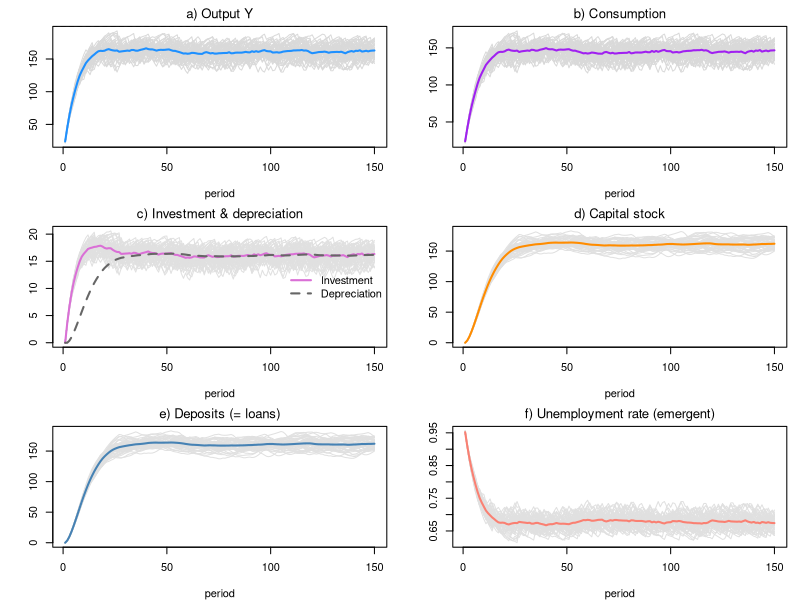

Write R code to recreate this figure.
# *************************************************************************
#  Model BMW + agent-based microfoundation (ABM-BMW)
#  Source: Godley & Lavoie ch.7 (BMW), extended with a "job-lottery"
#  Author: Marco Veronese Passarella
#  Last change: 04/07/2026
# *************************************************************************
#  Description: A tiny "agent-based" version of the textbook BMW model:
#  several households, each with its own bank money (deposits) and its own
#  spending choice, added up to get the economy-wide totals
# *************************************************************************
#  Conventions: upper-case = MACRO total; lower-case = MICRO (one household)
# *************************************************************************
#  Story:
#    - each household decides how much it wants to spend (its OWN alpha1);
#    - the economy needs 1/pr workers for each unit people want to buy;
#    - a random job lottery fills those jobs (some stay unfilled = friction);
#    - whoever works makes pr goods; the wage bill left after interest and
#      depreciation, WB = Y - r_l*L(-1) - DA, is split equally among the
#      employed (so the per-worker wage is WB/Nemp);
#    - goods are sold first-come-first-served until they run out;
#    - taxes are paid.
#  One single random shuffle of households per period decides BOTH who gets a
#  job AND who reaches the shop first.
# *************************************************************************
#  Note on heterogeneity: each household now has its own fixed propensity to
#  consume out of income (alpha1 is a vector, drawn once). Because households
#  differ, aggregate demand depends on which of them earn income, so the random
#  order matters for the macro totals too. The effect is smaller than that of
#  the job-lottery noise.
# *************************************************************************
#  BMW-specific wrinkle: when hiring falls short, output < demand, so INVESTMENT
#  (served first) as well as consumption gets constrained -- and because the
#  investment accelerator feeds on output, the friction's recessionary bias is
#  AMPLIFIED (lower output -> lower target capital -> lower investment -> ...).
# *************************************************************************

# Clear environment
rm(list = ls(all = TRUE))

# Set model parameters ####
nPeriods   <- 150          # Periods
N          <- 500          # Households (workforce; > employment ever needed)
MC         <- 50           # Monte Carlo repetitions
alpha0     <- 25           # Autonomous consumption
alpha1m    <- 0.75         # Mean propensity to consume out of income
alpha1d    <- 0.1          # Spread of alpha1 across households (0 = homogeneous)
alpha2     <- 0.1          # Propensity to consume out of wealth (deposits)
delta      <- 0.1          # Depreciation rate
gamma      <- 0.15         # Speed of adjustment of capital to its target
kappa      <- 1            # Capital-output ratio
pr         <- 1            # Labour productivity
rl_bar     <- 0.04         # Loan rate (= deposit rate)
s          <- 0.1          # Hiring-lottery spread (0 = no friction)

# Heterogeneous, time-invariant propensity to consume (fixed population) ####
set.seed(0)
alpha1 <- runif(N, alpha1m - alpha1d, alpha1m + alpha1d)

# Store macro variables (one column per MC run) ####
store = list(Y  = matrix(0, nPeriods, MC),   # Output / income
             C  = matrix(0, nPeriods, MC),   # Consumption
             I  = matrix(0, nPeriods, MC),   # Investment
             K  = matrix(0, nPeriods, MC),   # Capital
             DA = matrix(0, nPeriods, MC),   # Depreciation
             Mh = matrix(0, nPeriods, MC),   # Deposits held by households
             L  = matrix(0, nPeriods, MC),   # Bank loans
             UR = matrix(0, nPeriods, MC))   # Unemployment rate
sfcGap <- 0
rl <- rl_bar; rm <- rl_bar

# Monte Carlo loop ####
for (mc in 1:MC) {
  
  set.seed(mc)
  m  <- rep(0, N)    # Micro: household deposits
  yd <- rep(0, N)    # Micro: household disposable income (LAST period)
  K <- 0; L <- 0; Ms <- 0; Ylag <- 0   # aggregate stocks (standard BMW)
  
  # Time loop (no inner iteration: agents act in sequence)
  for (i in 1:nPeriods) {
    
    ## FIRMS (aggregate, standard BMW): investment from the accelerator ##
    DA  <- delta * K                               # Depreciation
    Ipl <- max(0, gamma * (kappa * Ylag - K) + DA) # Planned gross investment (>= 0)
    
    ## HOUSEHOLDS plan consumption (own alpha1; last income + deposits) ##
    cd <- pmax(alpha0 / N + alpha1 * yd + alpha2 * m, 0)
    D  <- sum(cd) + Ipl                            # Total demand
    Ln <- D / pr                                   # Labour needed
    
    ## JOB LOTTERY (spread s): employment, hence output ##
    Nemp <- min(floor(Ln * runif(1, 1 - s, 1 + s)), floor(Ln), N)
    Y    <- Nemp * pr
    
    ## RATIONING: investment served first, households first-come-first-served ##
    Is    <- min(Ipl, Y); hPool <- Y - Is
    order <- sample(N)
    cdq   <- cd[order]; ahead <- cumsum(cdq) - cdq
    served<- pmin(cdq, pmax(0, hPool - ahead))
    c     <- rep(0, N); c[order] <- served         # Micro: actual consumption
    
    ## WAGES (residual) + interest, then deposits ##
    WB   <- Y - rl * L - DA                         # Wage bill = residual
    wage <- rep(0, N)
    if (Nemp >= 1) wage[order[1:Nemp]] <- WB / Nemp # Employed = first Nemp in the queue
    yd <- wage + rm * m                             # Disposable income = wage + interest
    m  <- m + yd - c                                # Deposit accumulation
    
    ## FIRMS borrow, BANK creates deposits ##
    Llag <- L
    K  <- K + Is - DA                               # Capital accumulation (realised)
    L  <- L + (Is - DA)                             # New loans cover net investment
    Ms <- Ms + (L - Llag)                           # Deposits from loans
    Mh <- sum(m)
    Ylag <- Y
    
    ## Record ##
    store$Y[i, mc] <- Y;  store$C[i, mc] <- sum(c);  store$I[i, mc] <- Is
    store$K[i, mc] <- K;  store$DA[i, mc] <- DA;     store$Mh[i, mc] <- Mh
    store$L[i, mc] <- L;  store$UR[i, mc] <- (N - Nemp) / N
    sfcGap <- max(sfcGap, abs(Mh - Ms))
  }
}

# Display the results ####
meanY <- rowMeans(store$Y); tail <- (nPeriods - 40):nPeriods
cat(" ******************************")
cat("\n Households =", N, "| MC runs =", MC, "| s =", s)
cat("\n Max |M_h - M_s| =", sfcGap)
cat("\n ******************************")
cat("\n Mean late-sample values: \n Y =", round(mean(meanY[tail]), 2),
    "\n I =", round(mean(rowMeans(store$I)[tail]), 2),
    "\n K =", round(mean(rowMeans(store$K)[tail]), 2),
    "\n M_h =", round(mean(rowMeans(store$Mh)[tail]), 2),
    "\n (frictionless BMW: Y=200, I=20, K=200, M_h=200)")
cat("\n ******************************")

# Plot the results (grey = runs, bold = MC mean) ####
op = par(mfrow = c(3, 2), mar = c(4, 4, 2, 1))
Ystar <- alpha0 / ((1 - alpha1m) * (1 - delta * kappa) - alpha2 * kappa)   # frictionless 200

# a) Output
matplot(store$Y, type = "l", lty = 1, col = "grey85", font.main = 1,
        main = "a) Output Y", xlab = "period", ylab = "")
lines(rowMeans(store$Y), lwd = 2, col = "dodgerblue"); abline(h = Ystar, lty = 2)

# b) Consumption
matplot(store$C, type = "l", lty = 1, col = "grey85", font.main = 1,
        main = "b) Consumption", xlab = "period", ylab = "")
lines(rowMeans(store$C), lwd = 2, col = "purple")

# c) Investment and depreciation
matplot(store$I, type = "l", lty = 1, col = "grey88", font.main = 1,
        main = "c) Investment & depreciation", xlab = "period", ylab = "")
lines(rowMeans(store$I), lwd = 2, col = "orchid")
lines(rowMeans(store$DA), lwd = 2, col = "gray40", lty = 2)
legend("right", c("Investment", "Depreciation"), col = c("orchid", "gray40"),
       lwd = 2, lty = c(1, 2), bty = "n")

# d) Capital stock
matplot(store$K, type = "l", lty = 1, col = "grey88", font.main = 1,
        main = "d) Capital stock", xlab = "period", ylab = "")
lines(rowMeans(store$K), lwd = 2, col = "darkorange")

# e) Deposits and loans (they coincide: M_h = M_s = L)
matplot(store$Mh, type = "l", lty = 1, col = "grey88", font.main = 1,
        main = "e) Deposits (= loans)", xlab = "period", ylab = "")
lines(rowMeans(store$Mh), lwd = 2, col = "steelblue")

# f) Unemployment rate (emergent)
matplot(store$UR, type = "l", lty = 1, col = "grey88", font.main = 1,
        main = "f) Unemployment rate (emergent)", xlab = "period", ylab = "")
lines(rowMeans(store$UR), lwd = 2, col = "salmon")

par(op)
